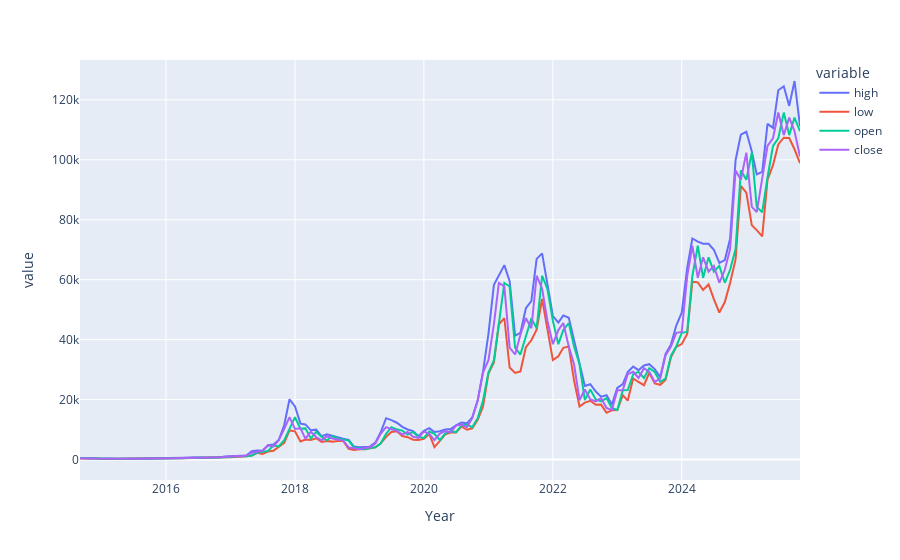

Source (notebook cell):
### Code cell
df=pd.read_csv('../Sample_Data/Monthly_BTC_USD.csv')
df.sort_index(ascending=1,inplace=True)
fig=px.line(data_frame=df,x='datetime',y=['high','low','open','close'],
            labels={'datetime': 'Year'}
           
           )
fig.show()

### Figure 1 — Plotly figure (JSON) as saved in the notebook; plotly's stock layout.template omitted (floating-point values rounded to 4 significant figures; data arrays with more than 128 entries replaced by an {"elided": "..."} marker saying what was removed)
{"data": [{"hovertemplate": "variable=high<br>Year=%{x}<br>value=%{y}<extra></extra>", "legendgroup": "high", "line": {"color": "#636efa", "dash": "solid"}, "marker": {"symbol": "circle"}, "mode": "lines", "name": "high", "orientation": "v", "showlegend": true, "type": "scatter", "x": {"elided": "135 str values"}, "xaxis": "x", "y": {"elided": "135 float values"}, "yaxis": "y"}, {"hovertemplate": "variable=low<br>Year=%{x}<br>value=%{y}<extra></extra>", "legendgroup": "low", "line": {"color": "#EF553B", "dash": "solid"}, "marker": {"symbol": "circle"}, "mode": "lines", "name": "low", "orientation": "v", "showlegend": true, "type": "scatter", "x": {"elided": "135 str values"}, "xaxis": "x", "y": {"elided": "135 float values"}, "yaxis": "y"}, {"hovertemplate": "variable=open<br>Year=%{x}<br>value=%{y}<extra></extra>", "legendgroup": "open", "line": {"color": "#00cc96", "dash": "solid"}, "marker": {"symbol": "circle"}, "mode": "lines", "name": "open", "orientation": "v", "showlegend": true, "type": "scatter", "x": {"elided": "135 str values"}, "xaxis": "x", "y": {"elided": "135 float values"}, "yaxis": "y"}, {"hovertemplate": "variable=close<br>Year=%{x}<br>value=%{y}<extra></extra>", "legendgroup": "close", "line": {"color": "#ab63fa", "dash": "solid"}, "marker": {"symbol": "circle"}, "mode": "lines", "name": "close", "orientation": "v", "showlegend": true, "type": "scatter", "x": {"elided": "135 str values"}, "xaxis": "x", "y": {"elided": "135 float values"}, "yaxis": "y"}], "layout": {"legend": {"title": {"text": "variable"}, "tracegroupgap": 0}, "margin": {"t": 60}, "xaxis": {"anchor": "y", "domain": [0, 1], "title": {"text": "Year"}}, "yaxis": {"anchor": "x", "domain": [0, 1], "title": {"text": "value"}}}}
